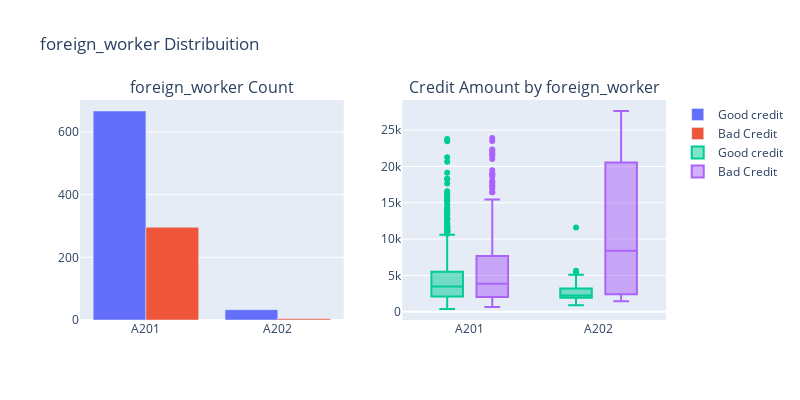

Write notebook code for a chart like this one.
### Code cell
#First plot
t0 = go.Bar(
    x = train[train["status"]== 'good']["foreign_worker"].value_counts().index.values,
    y = train[train["status"]== 'good']["foreign_worker"].value_counts().values,
    name='Good credit'
)

#First plot 2
t1 = go.Bar(
    x = train[train["status"]== 'bad']["foreign_worker"].value_counts().index.values,
    y = train[train["status"]== 'bad']["foreign_worker"].value_counts().values,
    name="Bad Credit"
)
#Second plot
t2 = go.Box(
    x = train[train["status"]== 'good']["foreign_worker"],
    y = train[train["status"]== 'good']["amount"],
    name=trace0.name
)

#Second plot 2
t3 = go.Box(
    x = train[train["status"]== 'bad']["foreign_worker"],
    y = train[train["status"]== 'bad']["amount"],
    name=trace1.name
)

data = [t0, t1, t2,t3]

fig = tls.make_subplots(rows=1, cols=2, 
                        subplot_titles=('foreign_worker Count', 'Credit Amount by foreign_worker'))

fig.append_trace(t0, 1, 1)
fig.append_trace(t1, 1, 1)
fig.append_trace(t2, 1, 2)
fig.append_trace(t3, 1, 2)
fig['layout'].update(height=400, width=800, title='foreign_worker Distribuition', boxmode='group')
py.iplot(fig, filename='foreign_worker-subplot')

### Figure 1 — Plotly figure (JSON) as saved in the notebook; plotly's stock layout.template omitted (floating-point values rounded to 4 significant figures; data arrays with more than 128 entries replaced by an {"elided": "..."} marker saying what was removed)
{"data": [{"name": "Good credit", "type": "bar", "x": ["A201", "A202"], "xaxis": "x", "y": [667, 33], "yaxis": "y"}, {"name": "Bad Credit", "type": "bar", "x": ["A201", "A202"], "xaxis": "x", "y": [296, 4], "yaxis": "y"}, {"name": "Good credit", "type": "box", "x": {"elided": "700 str values"}, "xaxis": "x2", "y": {"elided": "700 int values"}, "yaxis": "y2"}, {"name": "Bad Credit", "type": "box", "x": {"elided": "300 str values"}, "xaxis": "x2", "y": {"elided": "300 int values"}, "yaxis": "y2"}], "layout": {"annotations": [{"font": {"size": 16}, "showarrow": false, "text": "foreign_worker Count", "x": 0.225, "xanchor": "center", "xref": "paper", "y": 1, "yanchor": "bottom", "yref": "paper"}, {"font": {"size": 16}, "showarrow": false, "text": "Credit Amount by foreign_worker", "x": 0.775, "xanchor": "center", "xref": "paper", "y": 1, "yanchor": "bottom", "yref": "paper"}], "boxmode": "group", "height": 400, "title": {"text": "foreign_worker Distribuition"}, "width": 800, "xaxis": {"anchor": "y", "domain": [0, 0.45]}, "xaxis2": {"anchor": "y2", "domain": [0.55, 1]}, "yaxis": {"anchor": "x", "domain": [0, 1]}, "yaxis2": {"anchor": "x2", "domain": [0, 1]}}}
